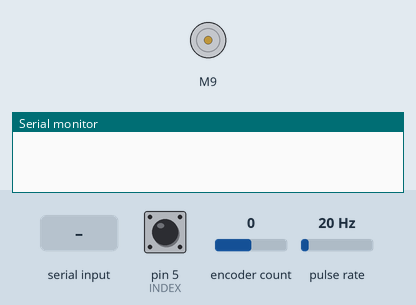
Recording of a program running on a simulated Arduino Uno, built with avr-gcc and run on an emulated ATmega328P. On the bench: DC motor (green arrow = forward, orange = backward, longer = faster), the last lines printed to the serial monitor. Wiring (inferred from the names in the program): pulse sensor: data pin 2. Inputs (shaded band) come from the test bench; at power-on: pin 5 (INDEX) HIGH, encoder count 0, pulse rate 20 Hz.

Above: at 0.8 s.
0.9 s: pin 5 (INDEX) pulled LOW for 3.2 s
At 2.3 s:
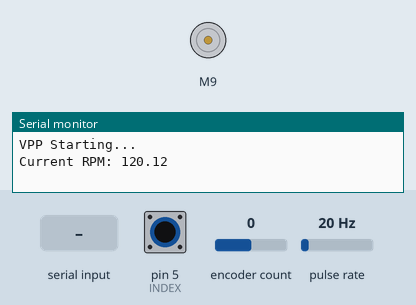
5.6 s: "90,45\n" received over Serial
At 6.1 s:
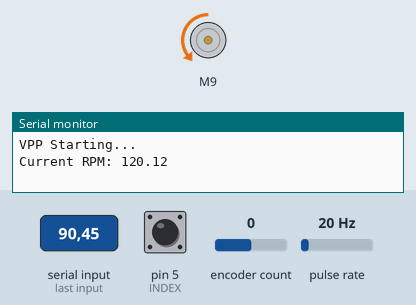
Timing chart, 0 to 8.6 s (numbered marks = the images above; inputs shaded):
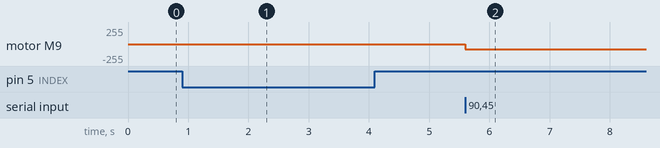

The program:

main.cpp
```cpp
 /**
 * VPP Code
 */
#include "Arduino.h"
#include <SparkFun_TB6612.h> // https://github.com/sparkfun/SparkFun_TB6612FNG_Arduino_Library
// #define ENCODER_OPTIMIZE_INTERRUPTS // Optimizes Interrupts
#include <Encoder.h> // https://github.com/PaulStoffregen/Encoder and https://www.pjrc.com/teensy/td_libs_Encoder.html#optimize

// Pins based off of https://easyeda.com/editor#id=815d6710d64740d7be23ae165a4ac48c|9e069235e92947119db9ace52b95412e
// Motor Pins
#define STBY 8
#define AIN1 9
#define AIN2 10
#define PWMA 11
const int offsetA = -1; // Change to 1 or -1, movement should be anti-clockwise
Motor motor1 = Motor(AIN1, AIN2, PWMA, offsetA, STBY); // Initialize motor
// Encoder Pins
// Change these two numbers to the pins connected to your encoder.
//   Best Performance: both pins have interrupt capability
//   Good Performance: only the first pin has interrupt capability
//   Low Performance:  neither pin has interrupt capability
#define CA 3
#define CB 4
#define INDEX 5
// Encoder Initialization
Encoder enc(CA, CB);
#define COUNTS 3244.188 // Countable Events Per Revolution (Output Shaft)
#define COUNTSPERANGLE COUNTS/360 // Counts per Angle
#define MOTORSPEED 81 // speed of the motor controlling the vpp
// Hall Effect Sensor Pin
#define HALL 2
#define HALLINTERRUPT HALL-2 // Pin 2 but interrupt Pin 0
// Variables to calculate RPM from HES data
#define SIZE 2 // define size of array
unsigned long ms_array[SIZE]; // stores an array of microseconds (each element is 1 rotation’s time)
volatile unsigned int i;
unsigned long mean;
unsigned long ms_start;

// States
double RPM;
// We need a map of RPM to angle (or use a function to model it)

// Function to update time(s) array everytime 1 rotation has happened
void interrupt() { // one rotation has happened
    // Serial.println();
    // Serial.println("Interrupted!");
    // Serial.println();
    ms_start = millis();
    if(i == SIZE - 1) {
        i = 0;
    } else {
        i++;
    }
}

// zeroes motor and returns the zeroed angle position
long zeroMotor() {
    motor1.drive(MOTORSPEED);
    while (digitalRead(INDEX)); // while index pin has not been found
    motor1.brake();
    return enc.read();
}

void setup() {
    Serial.begin(115200); // make sure this is running at high baud's to ensure fast transfers
    Serial.setTimeout(100000);
    delay(2000);
    Serial.println("VPP Starting...");

    // Hall Effect Initialization
    pinMode(HALL, INPUT_PULLUP);
    attachInterrupt(HALLINTERRUPT, interrupt, RISING);

    // Zero the motor to "home" (the angle that the motor SHOULD be at such that the propellor angle is 0 degrees)
    // Use index pin for this
    pinMode(INDEX, INPUT_PULLUP);
    zeroMotor();
}

// Function to check RPM
double checkRPM()
{
	mean = ((mean * (double) SIZE) - ms_array[i]) / SIZE; // prepare average calculation for later
	ms_array[i] = (millis() - ms_start); // record ms passed to array
	mean = ((mean * (double) SIZE) + ms_array[i]) / SIZE; // get new average

	// get RPM based on average microseconds
    double newRPM = 1.0 / ((mean / (60.0 * 1000)) / SIZE);
    Serial.print("Current RPM: ");
    Serial.println(newRPM);
    Serial.println();
	return newRPM; // revolutions per minute, "fairly" accurate
}

// Function to shift the angle by a desired amount
// long angle - desired angle to shift the motor by
void changeAngle(long angle) {
    if (angle >= 0) { // if positive angle,
        motor1.drive(MOTORSPEED);
        long currPos = enc.read();
        long counts = COUNTSPERANGLE * angle;
        while(counts >= currPos) {
            long newPos = enc.read();
            if (newPos > currPos) {
                currPos = newPos;
                Serial.println(currPos);
            }
        }
        enc.readAndReset();
        motor1.brake();
    } else { // else if negative angle,
        motor1.drive(-MOTORSPEED);
        long currPos = enc.read();
        long counts = COUNTSPERANGLE * angle;
        while(counts <= currPos) {
            long newPos = enc.read();
            if (newPos < currPos) {
                currPos = newPos;
                Serial.println(currPos);
            }
        }
        enc.readAndReset();
        motor1.brake();
    }
}

void loop() {
    RPM = checkRPM();
    // Everytime we interrupt (or every few seconds), we want to check the RPM to see if it has changed significantly
    // TODO: Have some code to deal with motor jamming (some time limiter)

    // if(/* NEEDS ANGLE CHANGE, */) {
    //     changeAngle(a);
    // }

    // Temp stuff to test
    while(!Serial.available());
    long a = Serial.parseFloat();
    changeAngle(a);
}
```

Measured:
- after the input at 0.9 s, motor M9: stays stopped (without the input it goes to backward 81/255 after 1.1 s)
- after the input at 5.6 s, motor M9: stopped → backward 81/255 at once
